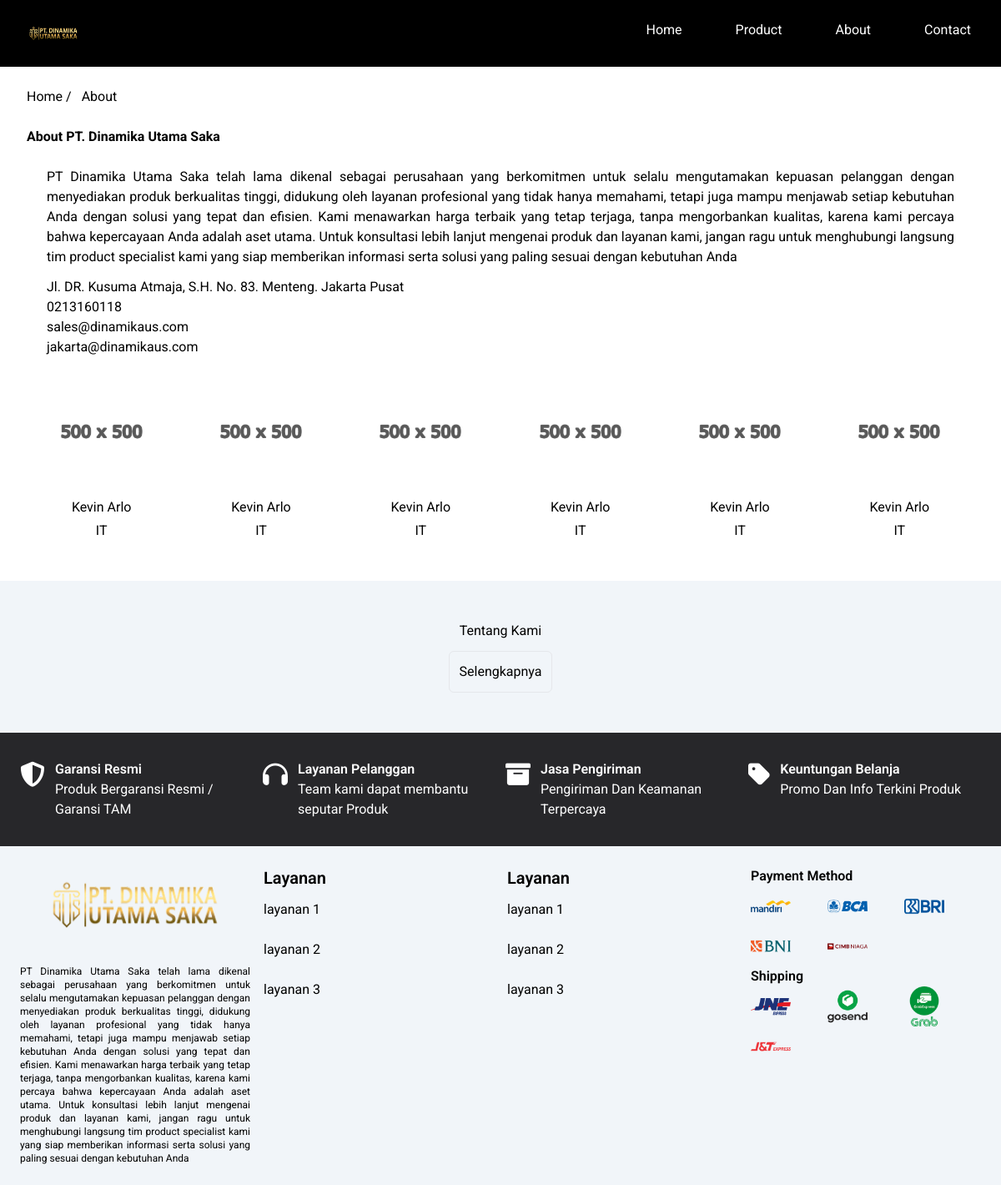
Page /about.php on the committed database.
### tables this page shows
CREATE TABLE `tbl_settings_logo` (
  `SettingsLogoID` int(11) NOT NULL,
  `StatusID` int(11) NOT NULL,
  `SettingsLogoName` varchar(255) NOT NULL,
  `SettingsLogoValue` varchar(255) DEFAULT NULL,
  `CreateBy` varchar(20) DEFAULT NULL,
  `CreateTime` timestamp NOT NULL DEFAULT current_timestamp(),
  `UpdateBy` varchar(20) DEFAULT NULL,
  `UpdateTime` timestamp NULL DEFAULT NULL
);

CREATE TABLE `tbl_settings` (
  `SettingsID` int(11) NOT NULL,
  `StatusID` int(11) NOT NULL,
  `SettingsName` text NOT NULL,
  `SettingsValue` text NOT NULL,
  `CreateBy` varchar(20) DEFAULT NULL,
  `CreateTime` timestamp NOT NULL DEFAULT current_timestamp(),
  `UpdateBy` varchar(20) DEFAULT NULL,
  `UpdateTime` timestamp NULL DEFAULT NULL
);

CREATE TABLE `tbl_team` (
  `TeamID` int(11) NOT NULL,
  `StatusID` int(11) NOT NULL,
  `FullName` varchar(25) NOT NULL,
  `Position` varchar(25) NOT NULL,
  `Linkedin` text DEFAULT NULL,
  `Instagram` text DEFAULT NULL,
  `TeamPhoto` varchar(255) DEFAULT NULL,
  `CreateBy` varchar(20) DEFAULT NULL,
  `CreateTime` timestamp NOT NULL DEFAULT current_timestamp(),
  `UpdateBy` varchar(20) DEFAULT NULL,
  `UpdateTime` timestamp NULL DEFAULT NULL
);

CREATE TABLE `tbl_payment` (
  `PaymentID` int(11) NOT NULL,
  `StatusID` int(11) NOT NULL,
  `PaymentName` varchar(50) NOT NULL,
  `PaymentPhoto` varchar(255) DEFAULT NULL,
  `CreateBy` varchar(20) DEFAULT NULL,
  `CreateTime` timestamp NOT NULL DEFAULT current_timestamp(),
  `UpdateBy` varchar(20) DEFAULT NULL,
  `UpdateTime` timestamp NULL DEFAULT NULL
);

CREATE TABLE `tbl_shipping` (
  `ShippingID` int(11) NOT NULL,
  `StatusID` int(11) NOT NULL,
  `ShippingName` varchar(50) NOT NULL,
  `ShippingPhoto` varchar(255) DEFAULT NULL,
  `CreateBy` varchar(20) DEFAULT NULL,
  `CreateTime` timestamp NOT NULL DEFAULT current_timestamp(),
  `UpdateBy` varchar(20) DEFAULT NULL,
  `UpdateTime` timestamp NULL DEFAULT NULL
);

### about.php (the view, shortened to what the rows shown need)
<?php
require_once('includes/helpers/WebRootPath.php');
require_once('includes/class/MetaClass.php');
$Meta           = new Meta();
require_once('includes/component/Header.php');
require_once('includes/class/ProductClass.php');
$Product        = new Product();
require_once('includes/class/SettingsClass.php');
$SettingsLogo   = new Settings();
require_once('includes/component/Navbar.php');
require_once('includes/class/TeamClass.php');
$Team           = new Team();
require_once('includes/class/PaymentLogoClass.php');
$PaymentLogo    = new PaymentLogo();
require_once('includes/class/ShippingLogoClass.php');
$ShippingLogo   = new ShippingLogo();
require_once('includes/component/SidebarMenu.php');
?>
<div class='lg:mx-8 mx-6 mt-6'>
    <div class='mt-6 mb-12 text-justify'>
        <h2 class='font-bold'>About PT. Dinamika Utama Saka</h2>
        <div class='w-12/12 mx-6 mt-6'>
            <?php foreach ($SettingsLogo->fetchAboutUs() as $row) : ?>
                <p class='mt-3'><?= $row['SettingsValue']; ?></p>
            <?php endforeach; ?>
            <div class='mt-3'>
                <ul>
                    <?php foreach ($SettingsLogo->fetchAddress() as $row) : ?>
                        <li><?= $row['SettingsValue']; ?></li>
                    <?php endforeach; ?>
                    <?php foreach ($SettingsLogo->fetchHuntingNumber() as $row) : ?>
                        <li><a href="tel:<?= $row['SettingsValue']; ?>"><?= $row['SettingsValue']; ?></a></li>
                    <?php endforeach; ?>
                    <!-- <?php foreach ($SettingsLogo->fetchWhatsappNumber() as $row) : ?>
                        <li><a href="tel:<?= $row['SettingsValue']; ?>"><?= $row['SettingsValue']; ?></a></li>
                    <?php endforeach; ?> -->
                    <?php foreach ($SettingsLogo->fetchEmailSales() as $row) : ?>
                        <li><a href="mailto:<?= $row['SettingsValue']; ?>" target="_blank" rel="nofollow"><?= $row['SettingsValue']; ?></a></li>
                    <?php endforeach; ?>
                    <?php foreach ($SettingsLogo->fetchEmailJakarta() as $row) : ?>
                        <li><a href="mailto:<?= $row['SettingsValue']; ?>" target="_blank" rel="nofollow"><?= $row['SettingsValue']; ?></a></li>
                    <?php endforeach; ?>
                </ul>
            </div>
        </div>
        <div class='mt-6 grid lg:grid-cols-6 grid-cols-2 gap-3'>
            <?php foreach ($Team->fetchTeam() as $row) : ?>
                <div class='grid justify-center'>
                    <img class='w-36 h-36' src="<?= WebRootPath(); ?>admin/assets/img/teamphoto/<?= $row['TeamPhoto']; ?>" alt="<?= $row['TeamPhoto']; ?>">
                    <h3 class='text-center mb-1'><?= $row['FullName']; ?></h3>
                    <h3 class='text-center'><?= $row['Position']; ?></h3>
                </div>
            <?php endforeach; ?>
        </div>
    </div>
</div>
<?php
require_once('includes/component/Footer.php');
require_once('includes/component/Script.php');
require_once('includes/component/EndFooter.php');
?>

### includes/component/Navbar.php (shortened to what the rows shown need)
<div class='bg-black' style="position: relative;">
    <div class='mx-6 hidden lg:block '>
        <div class="flex justify-between">
            <a href="<?= WebRootPath(); ?>index.php">
                <?php foreach ($SettingsLogo->fetchLogoHeaderorNavbar() as $row) : ?>
                    <img src="<?= WebRootPath(); ?>admin/assets/img/settingslogo/<?= $row['SettingsLogoValue']; ?>" class='w-20 h-20 mr-3' alt="<?= $row['SettingsLogoValue']; ?>">
                <?php endforeach; ?>
            </a>
                                <?php foreach ($Product->fetchProductNavbar() as $row) : ?>
                                    <div class='grid'>
                                        <a href="<?= WebRootPath(); ?>products.php?page=<?= $row['ProductCategoryID']; ?>">
                                            <img class='w-32' src="<?= WebRootPath(); ?>admin/assets/img/productcategoryphoto/<?= $row['ProductCategoryPhoto']; ?>" alt="<?= $row['ProductCategoryPhoto']; ?>">
                                            <p class="text-sm mt-5"><?= $row['ProductCategoryName']; ?></p>
                                        </a>
                                    </div>
                                <?php endforeach; ?>
        </div>
    </div>
</div>

### includes/component/Footer.php (shortened to what the rows shown need)
<Footer class='bg-slate-100'>
    <div class='grid lg:grid-cols-4 grid-cols-1 gap-4 px-6 py-6'>
        <div class=''>
            <div class='grid justify-items-center'>
                <div class='grid lg:gap-3'>
                    <?php foreach ($SettingsLogo->fetchLogoFooter() as $row) : ?>
                        <img src="<?= WebRootPath(); ?>admin/assets/img/settingslogo/<?= $row['SettingsLogoValue']; ?>" alt="<?= $row['SettingsLogoValue']; ?>">
                    <?php endforeach; ?>
                    <?php foreach ($SettingsLogo->fetchAboutUs() as $row) : ?>
                        <p class='text-xs mt-3' style="text-align: justify;"><?= $row['SettingsValue']; ?></p>
                    <?php endforeach; ?>
                </div>
            </div>
        </div>
        <div>
            <div class='grid'>
                <div class=''>
                    <div class="grid grid-cols-3">
                        <?php foreach ($PaymentLogo->fetchPaymentLogo() as $row) : ?>
                            <img class="w-12 h-12" src="<?= WebRootPath(); ?>admin/assets/img/paymentlogo/<?= $row['PaymentPhoto']; ?>" class='w-20 h-20 mr-3' alt="<?= $row['PaymentPhoto']; ?>">
                        <?php endforeach; ?>
                    </div>
                </div>
                <div class=''>
                    <div class="grid grid-cols-3">
                        <?php foreach ($ShippingLogo->fetchShippingLogo() as $row) : ?>
                            <img class="w-12 h-12" src="<?= WebRootPath(); ?>admin/assets/img/shippinglogo/<?= $row['ShippingPhoto']; ?>" class='w-20 h-20 mr-3' alt="<?= $row['ShippingPhoto']; ?>">
                        <?php endforeach; ?>
                    </div>
                </div>
            </div>
        </div>
    </div>
</Footer>

### rows in the picture
tbl_settings_logo: SettingsLogoValue (picture)
tbl_settings: SettingsValue "Jl. DR. Kusuma Atmaja, S.H. No. 83. Menteng. Jakarta Pusat"
tbl_settings: SettingsValue "0213160118"
tbl_settings: SettingsValue "sales@dinamikaus.com"
tbl_settings: SettingsValue "jakarta@dinamikaus.com"
tbl_team: TeamPhoto (picture), FullName "Kevin Arlo", Position "IT"
tbl_team: TeamPhoto (picture), FullName "Kevin Arlo", Position "IT"
tbl_team: TeamPhoto (picture), FullName "Kevin Arlo", Position "IT"
tbl_team: TeamPhoto (picture), FullName "Kevin Arlo", Position "IT"
tbl_team: TeamPhoto (picture), FullName "Kevin Arlo", Position "IT"
tbl_team: TeamPhoto (picture), FullName "Kevin Arlo", Position "IT"
tbl_settings_logo: SettingsLogoValue (picture)
tbl_payment: PaymentPhoto (picture)
tbl_payment: PaymentPhoto (picture)
tbl_payment: PaymentPhoto (picture)
tbl_payment: PaymentPhoto (picture)
tbl_payment: PaymentPhoto (picture)
tbl_shipping: ShippingPhoto (picture)
tbl_shipping: ShippingPhoto (picture)
tbl_shipping: ShippingPhoto (picture)
tbl_shipping: ShippingPhoto (picture)
